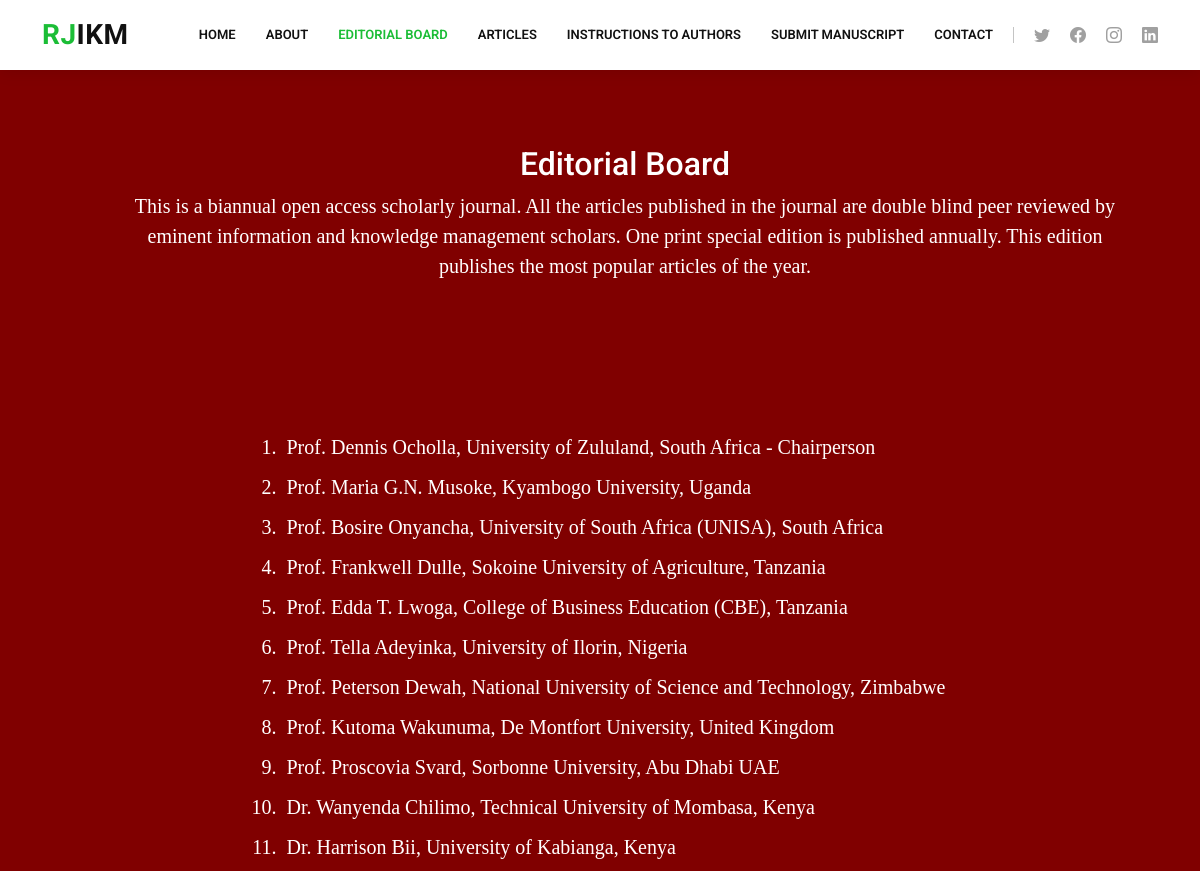
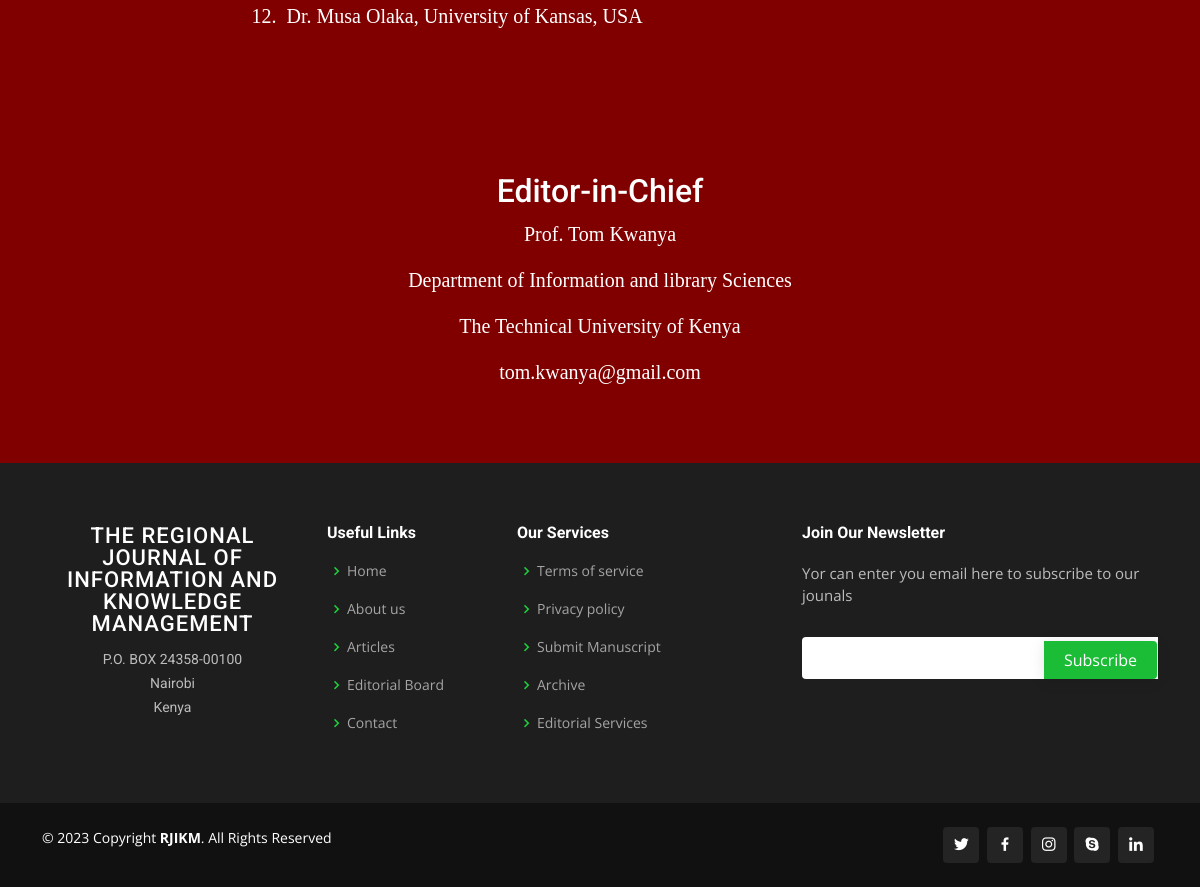
Screenshot of /rjikm/editorial/ with the database file from the repository (2 pictures, top to bottom).
### rjikm/models.py (models this page shows, shortened)
class Editorialboard(models.Model):
    Prefix = models.CharField(max_length=20, default="Prof")
    FirstName = models.CharField(max_length=100, default='Tom')
    SecondName = models.CharField(max_length=100, default='Kwanya')
    University = models.CharField(max_length=100, default="Technical University of Kenya")
    Country = models.CharField(max_length=100, default="Kenya")

class Editorinchief(models.Model):
    FullName = models.CharField(max_length=100, default='Tom')
    University = models.CharField(max_length=100, default="Technical University of Kenya")
    Department = models.CharField(max_length=100, default="Information and library Sciences")
    MyEmail = models.CharField(max_length=100, default="tom.kwanya@gmail.com")

### rjikm/views.py (the view)
# urls.py: path("editorial/", views.editorial, name="editorial"),
def editorial(request):
    editorialboard = Editorialboard.objects.all()
    editorinchief = Editorinchief.objects.all()
    return render(request, 'rjikm/editorialboard.html',
                  {'editorialboard': editorialboard, 'editorinchief': editorinchief})

### rjikm/templates/rjikm/editorialboard.html (shortened to what this page needs)
{% extends "rjikm/layouteditorial.html" %}
{% block body %}
<section style="background-color: maroon;">
 <div class="aboutus">
  <h2 style="text-align:center; color: white;"> Editorial Board</h2>
  <p style="text-align:center; color: white;"> This is a biannual open access scholarly journal. All the articles published in the journal are double blind peer reviewed by eminent information and knowledge management scholars. One print special edition is published annually. This edition publishes the most popular articles of the year.</p>
 </div>
</section>
<section style="background-color: maroon;">
  <div style=" text-align:center; color: white; font-family: Times New Roman, Times, serif; font-size: 20px;">
    <ol style="display: inline-block; text-align: left">
        {% for member in editorialboard %}
        <li style="padding: 5px;" >
        {{ member.Prefix }} {{ member.FirstName }} {{ member.SecondName }} {{member.University }} {{ member.Country}}
        </li>
        {% endfor %}
      </ol>
  </div>
</section>
<section style="background-color: maroon;">
  <div style=" text-align:center; color: white; font-family: Times New Roman, Times, serif; font-size: 20px;">
    <h2 style="text-align:center; color: white;"> Editor-in-Chief</h2>
    <div>
        {% for editor in editorinchief %}
        <p> {{editor.FullName}} </p>
        <p> {{editor.Department}}</p>
        <p> {{editor.University}} </p>
        <p> {{editor.MyEmail}}</p>
        {% endfor %}
    </div>
  </div>
</section>
{% endblock %}

### rjikm/static/rjikm/style.css (style rules this page uses)
body { font-family: "Open Sans", sans-serif; color: #4d4643; }
h1, h2, h3, h4, h5, h6 { font-family: "Roboto", sans-serif; }
.mission, .vision, .aboutus { margin: 30px 20px 0px 20px; padding: 55px 50px 10px 100px; font-family: "Times New Roman", Times, serif; font-size: 20px; }
section { padding: 60px 0; overflow: hidden; }

### rows the page displays
Editorialboard: Prefix "Prof.", FirstName "Dennis", SecondName "Ocholla,", University "University of Zululand,", Country "South Africa - Chairperson"
Editorialboard: Prefix "Prof.", FirstName "Maria G.N.", SecondName "Musoke,", University "Kyambogo University,", Country "Uganda"
Editorialboard: Prefix "Prof.", FirstName "Bosire", SecondName "Onyancha,", University "University of South Africa (UNISA),", Country "South Africa"
Editorialboard: Prefix "Prof.", FirstName "Frankwell", SecondName "Dulle,", University "Sokoine University of Agriculture,", Country "Tanzania"
Editorialboard: Prefix "Prof.", FirstName "Edda T.", SecondName "Lwoga,", University "College of Business Education (CBE),", Country "Tanzania"
Editorialboard: Prefix "Prof.", FirstName "Tella", SecondName "Adeyinka,", University "University of Ilorin,", Country "Nigeria"
Editorialboard: Prefix "Prof.", FirstName "Peterson", SecondName "Dewah,", University "National University of Science and Technology,", Country "Zimbabwe"
Editorialboard: Prefix "Prof.", FirstName "Kutoma", SecondName "Wakunuma,", University "De Montfort University,", Country "United Kingdom"
Editorialboard: Prefix "Prof.", FirstName "Proscovia", SecondName "Svard,", University "Sorbonne University,", Country "Abu Dhabi UAE"
Editorialboard: Prefix "Dr.", FirstName "Wanyenda", SecondName "Chilimo,", University "Technical University of Mombasa,", Country "Kenya"
Editorialboard: Prefix "Dr.", FirstName "Harrison", SecondName "Bii,", University "University of Kabianga,", Country "Kenya"
Editorialboard: Prefix "Dr.", FirstName "Musa", SecondName "Olaka,", University "University of Kansas,", Country "USA"
Editorinchief: FullName "Prof. Tom Kwanya", Department "Department of Information and library Sciences", University "The Technical University of Kenya", MyEmail "tom.kwanya@gmail.com"
